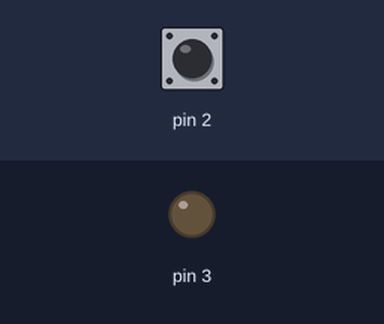
The sketch below on a simulated Arduino Uno, built with avr-gcc and run on an emulated ATmega328P. Shown: output pins drawn as LEDs (lit = HIGH). Inputs (shaded band) come from the test bench; at power-on: pin 2 HIGH.

Above: at 1.2 s.
1.3 s: pin 2 pulled LOW for 0.15 s
At 1.37 s:
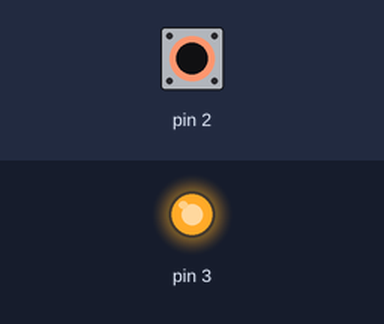
2.9 s: pin 2 pulled LOW for 3.2 s
At 7.5 s:
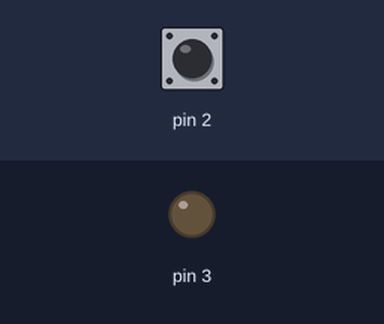
Timing chart, 0 to 9.0 s (numbered marks = the images above; inputs shaded):
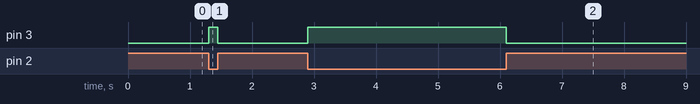

The sketch:

Arduino___Pushbutton.ino
```cpp
void setup() {
  // put your setup code here, to run once:
pinMode(2, INPUT_PULLUP);
pinMode(3, OUTPUT);
}

void loop() {
  // put your main code here, to run repeatedly:
  int val= digitalRead(2);
  if (val ==0)
  {
  digitalWrite(3, HIGH);
  }
 else
 {
  digitalWrite(3, LOW);
 }
}
```

Measured:
- after the input at 1.3 s, pin 3: LOW → HIGH at once, → LOW 0.15 s later
- after the input at 2.9 s, pin 3: LOW → HIGH at once, → LOW 3.2 s later
